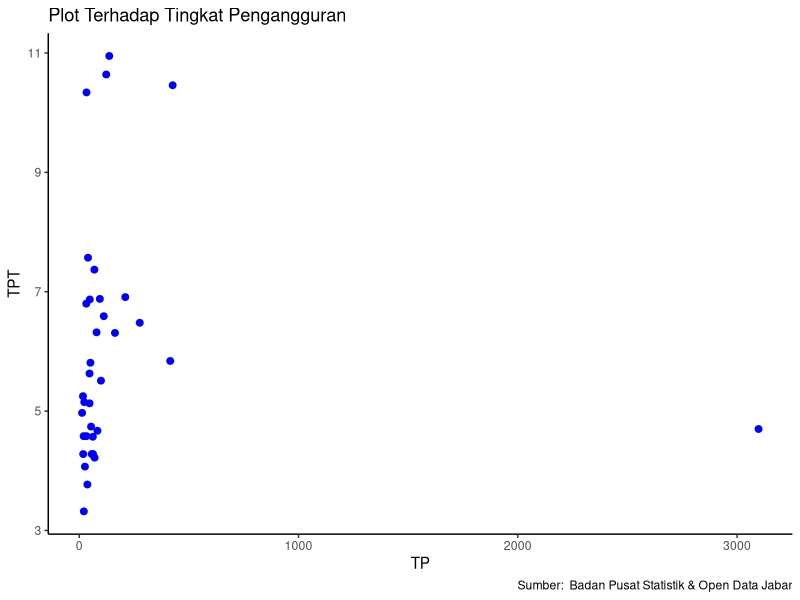

The R script that drew this image:
## ---- chunk 1
#| warning: false
#| echo: true
library(tidyverse)
library(readxl)
## ---- chunk 2
dat<-read_excel('TPTTP.xlsx')
library(ggplot2)
ggplot(data=dat, aes(x=TP, y=TPT))+
  geom_point(color='blue', size=2)+
  labs(title="Plot Terhadap Tingkat Pengangguran",
       x="TP",
       y="TPT",
       caption = "Sumber:  Badan Pusat Statistik & Open Data Jabar")+
  theme_classic()
## ---- chunk 3
reg<-lm(TP~TPT,data=dat)
summary(reg)
## ---- chunk 4
library(readxl)
dat<-read_excel("TPTTP.xlsx")
reg<-lm(TPT~TP,data=dat)
summary(reg)
